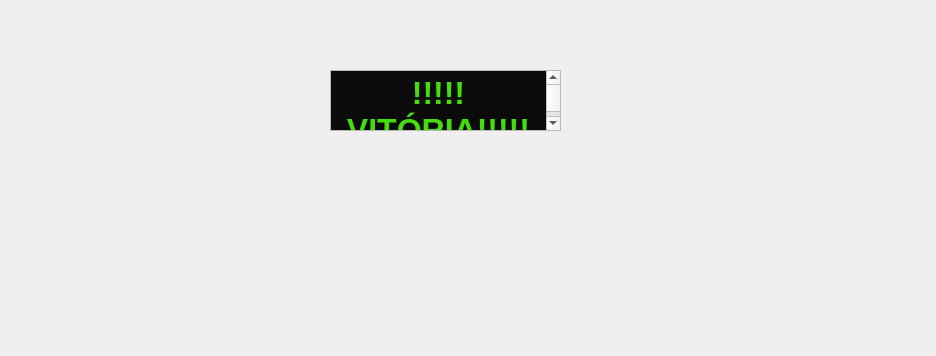
<?xml version="1.0" encoding="UTF-8"?>
<ui version="4.0">
 <class>Win</class>
 <widget class="QDialog" name="Win">
  <property name="geometry">
   <rect>
    <x>0</x>
    <y>0</y>
    <width>936</width>
    <height>356</height>
   </rect>
  </property>
  <property name="windowTitle">
   <string>Win</string>
  </property>
  <widget class="QTextEdit" name="textEdit">
   <property name="geometry">
    <rect>
     <x>330</x>
     <y>70</y>
     <width>231</width>
     <height>61</height>
    </rect>
   </property>
   <property name="palette">
    <palette>
     <active>
      <colorrole role="Base">
       <brush brushstyle="SolidPattern">
        <color alpha="255">
         <red>11</red>
         <green>11</green>
         <blue>11</blue>
        </color>
       </brush>
      </colorrole>
     </active>
     <inactive>
      <colorrole role="Base">
       <brush brushstyle="SolidPattern">
        <color alpha="255">
         <red>11</red>
         <green>11</green>
         <blue>11</blue>
        </color>
       </brush>
      </colorrole>
     </inactive>
     <disabled>
      <colorrole role="Base">
       <brush brushstyle="SolidPattern">
        <color alpha="255">
         <red>247</red>
         <green>247</green>
         <blue>247</blue>
        </color>
       </brush>
      </colorrole>
     </disabled>
    </palette>
   </property>
   <property name="html">
    <string>&lt;!DOCTYPE HTML PUBLIC &quot;-//W3C//DTD HTML 4.0//EN&quot; &quot;http://www.w3.org/TR/REC-html40/strict.dtd&quot;&gt;
&lt;html&gt;&lt;head&gt;&lt;meta name=&quot;qrichtext&quot; content=&quot;1&quot; /&gt;&lt;style type=&quot;text/css&quot;&gt;
p, li { white-space: pre-wrap; }
&lt;/style&gt;&lt;/head&gt;&lt;body style=&quot; font-family:'Cantarell'; font-size:11pt; font-weight:400; font-style:normal;&quot;&gt;
&lt;p align=&quot;center&quot; style=&quot; margin-top:0px; margin-bottom:0px; margin-left:0px; margin-right:0px; -qt-block-indent:0; text-indent:0px;&quot;&gt;&lt;span style=&quot; font-size:24pt; font-weight:600; color:#45dd0d;&quot;&gt;!!!!!VITÓRIA!!!!!&lt;/span&gt;&lt;/p&gt;&lt;/body&gt;&lt;/html&gt;</string>
   </property>
  </widget>
 </widget>
 <resources/>
 <connections/>
</ui>
